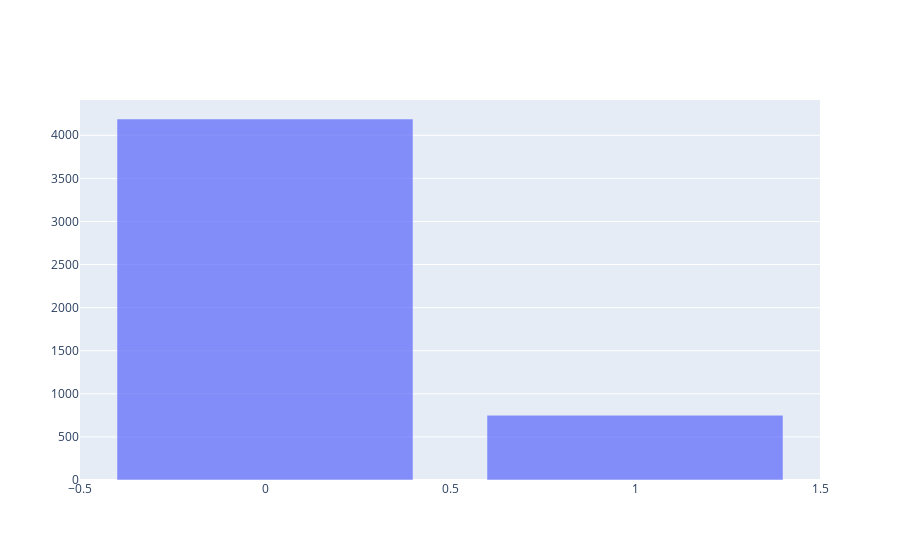

Write notebook code for a chart like this one.
### Markdown cell above
# Gender

### Code cell
# distribution of genders
indices = df['gender'].value_counts().index
values = df['gender'].value_counts().values

fig = go.Figure()


# Add trace
fig.add_trace(go.Bar(x= indices, y = values, textfont_size=20))



    # Overlay both histograms
    #fig.update_layout(barmode='overlay')
    # Reduce opacity to see both histograms
fig.update_traces(opacity=0.75)
fig.show()

### Figure 1 — Plotly figure (JSON) as saved in the notebook; plotly's stock layout.template omitted (floating-point values rounded to 4 significant figures)
{"data": [{"opacity": 0.75, "textfont": {"size": 20}, "type": "bar", "x": [0, 1], "y": [4189, 751]}], "layout": {}}
